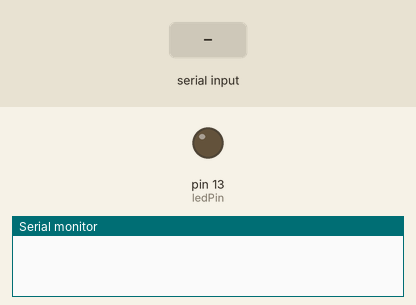
This sketch was run on a simulated Arduino Uno, built with avr-gcc and run on an emulated ATmega328P. Parts: output pins drawn as LEDs (lit = HIGH), the last lines printed to the serial monitor. Inputs (shaded band) come from the test bench.

Above: at 1.2 s.
1.3 s: "LED_ON\n" received over Serial
At 2.5 s:
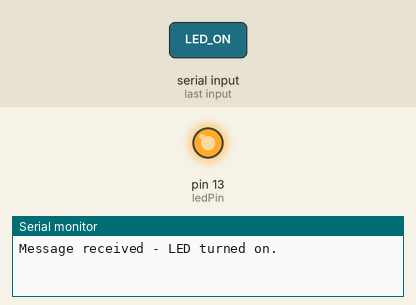
2.8 s: "LED_OFF\n" received over Serial
At 3.8 s:
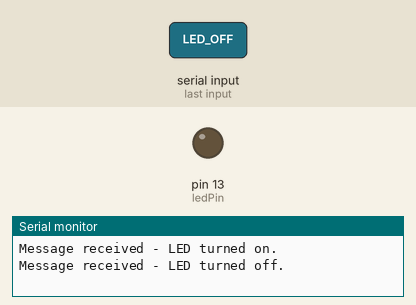
Timing chart, 0 to 5.8 s (numbered marks = the images above; inputs shaded):
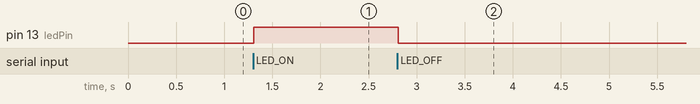

Measured:
- after the input at 1.3 s, pin 13 (ledPin): LOW → HIGH at once
- after the input at 2.8 s, pin 13 (ledPin): HIGH → LOW at once

The sketch:

UART_with_Arduino.ino
```cpp
const int ledPin = 13; // Onboard LED pin

// Code that runs once
void setup() {
  pinMode(ledPin, OUTPUT); // make the LED pin an output pin
  Serial.begin(9600); // start a UART connection at 9600 baud (9600 bits per second)
}

// Code that executes over and over again
void loop() {

  if (Serial.available() > 0) { // if a UART message was received

    String message = Serial.readStringUntil('\n'); // stop reading when new line '\n' ("Enter") received

    // Determine what to do based on the message
    if (message == "LED_ON") {

      digitalWrite(ledPin, HIGH); // Turn on the LED
      Serial.write("Message received - LED turned on.\n");  // Send a confirmation message back to the laptop

    } else if (message == "LED_OFF"){

      digitalWrite(ledPin, LOW);  // Turn off the LED
      Serial.write("Message received - LED turned off.\n"); // Send a confirmation message back to the laptop

    } else {
      Serial.write("Unrecognized command.\n");              // Send an error message back to the laptop
    }
  }
}
```
